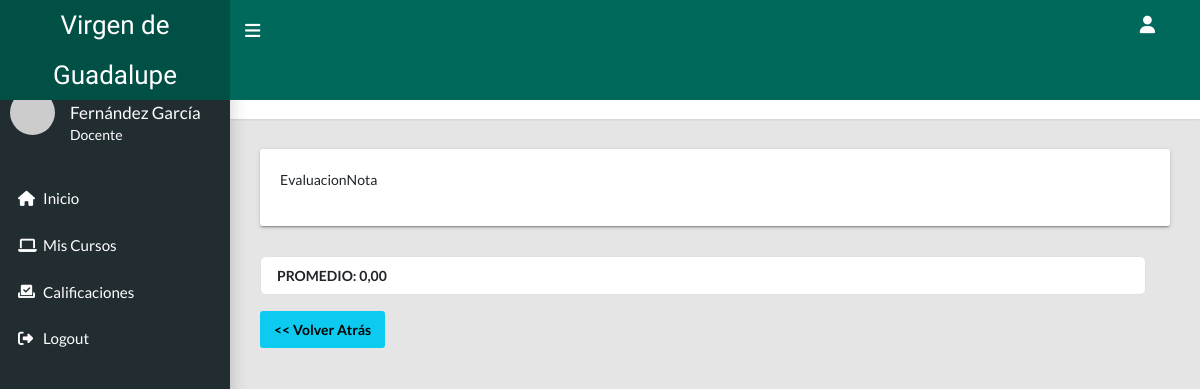
The app's page /profesor/list-notas.php?alumno=4&curso=6 (signed in), older data.
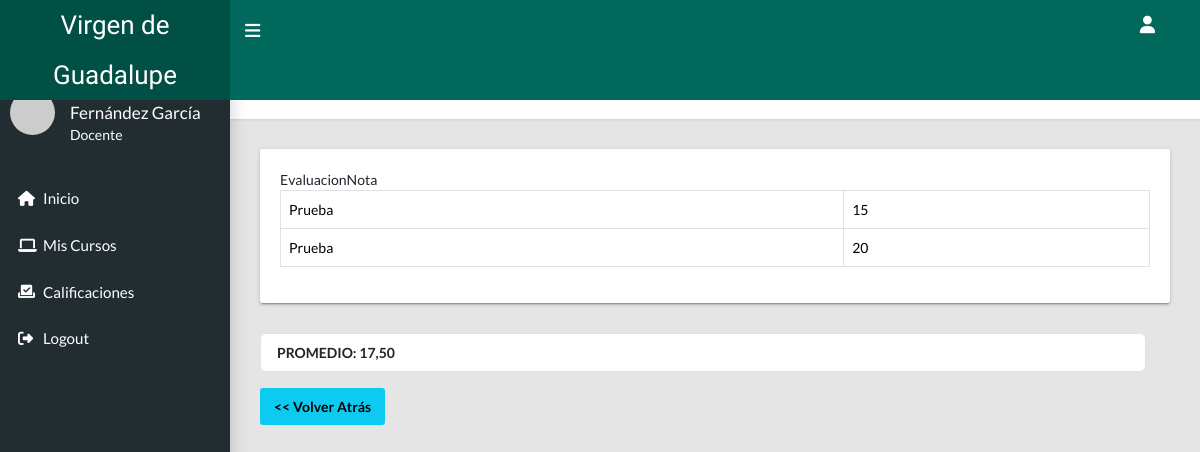
The same page, newer data.
### tables this page shows
CREATE TABLE `notas` (
  `nota_id` int(11) NOT NULL,
  `ev_entregada_id` int(11) NOT NULL,
  `valor_nota` int(11) NOT NULL,
  `fecha` datetime NOT NULL DEFAULT current_timestamp()
);

CREATE TABLE `evaluaciones` (
  `evaluacion_id` int(11) NOT NULL,
  `nombre_evaluacion` varchar(100) NOT NULL,
  `descripcion` varchar(255) NOT NULL,
  `fecha` date NOT NULL,
  `porcentaje` varchar(100) NOT NULL,
  `contenido_id` int(11) NOT NULL
);

### profesor/includes/funciones.php (called while the page is built, shortened)
<?php
function promedio($alumno){
    global $pdo;
    $promedio = 0;
    $sqlCantNotas = "SELECT COUNT(valor_nota) as numero FROM notas as n
        INNER JOIN ev_entregadas as eve ON n.ev_entregada_id = eve.ev_entregada_id
        WHERE eve.alumno_id = ?";
    $queryCantNotas = $pdo->prepare($sqlCantNotas);
    $queryCantNotas->execute(array($alumno));
    $cantNotas = 0;
    if($row = $queryCantNotas->fetch()){
        $cantNotas = $row['numero'];
    }
    $sqlNotas = "SELECT valor_nota FROM notas as n
        INNER JOIN ev_entregadas as eve ON n.ev_entregada_id = eve.ev_entregada_id
        WHERE eve.alumno_id = ?";
    $queryNotas = $pdo->prepare($sqlNotas);
    $queryNotas->execute(array($alumno));
    while($row = $queryNotas->fetch()){
        $promedio += $row['valor_nota'];
    }
    if($cantNotas > 0){
        return $promedio / $cantNotas;
    } else {
        return 0;
    }
}
function formato($cantidad){
    $cantidad = number_format($cantidad, 2, ',', '.');
    return $cantidad;
}
?>

### profesor/list-notas.php (the view, shortened to what this page needs)
<?php
if(!empty($_GET['curso']) && !empty($_GET['alumno'])){
    $curso = $_GET['curso'];
    $alumno = $_GET['alumno'];
}else{
    header("location: profesor/");
    exit;
}
require_once 'includes/header.php';
require_once '../includes/conexion.php';
require_once 'includes/funciones.php';
$sql = "SELECT * FROM notas as n
        INNER JOIN ev_entregadas as eve ON n.ev_entregada_id = eve.ev_entregada_id
        INNER JOIN alumnos as a ON eve.alumno_id = a.alumno_id
        INNER JOIN evaluaciones as ev ON eve.evaluacion_id = ev.evaluacion_id
        INNER JOIN contenidos as c ON ev.contenido_id = c.contenido_id
        INNER JOIN profesor_grado as pg ON c.pg_id = pg.pg_id
        WHERE a.alumno_id = ? AND pg.pg_id = ?";
$query = $pdo->prepare($sql);
$query->execute(array($alumno, $curso));
$row = $query->rowCount();
?>
<main class="app-content">
      <div class="app-title">
        <div>
          <h1><i class="bi bi-speedometer"></i> Notas Cargadas</h1>
        </div>
        <ul class="app-breadcrumb breadcrumb">
          <li class="breadcrumb-item"><i class="fa-solid fa-house"></i></li>
          <li class="breadcrumb-item"><a href="#">Contenidos a Evaluar</a></li>
        </ul>
      </div>
      <div class="row">
        <div class="col-md-12">
            <div class="tile">
                <div class="title-body">
                    <div class="table-responsive">
                        <table class="table table-bordered">
                            <tbody>
                                <?php if($row>0){
                                    while($data = $query->fetch()){
                                ?>
                                <tr>
                                    <td><?= $data['nombre_evaluacion']; ?></td>
                                    <td><?= $data['valor_nota']; ?></td>
                                </tr>
                            <?php }} ?>
                            </tbody>
                        </table>
                    </div>
                </div>
            </div>
      </div>
      <div class="row">
        <div class="col-lg-12">
            <div class="bs-component">
                <ul class="list-group">
                    <li class="list-group-item"><span class="tag tag-default tag-pill float-xs-right"><strong>PROMEDIO: <?= formato(promedio($alumno)); ?></strong></span></li>
                </ul>
            </div>
        </div>
      </div>
      <div class="mt-3">
        <a href="index.php" class="btn btn-info"><< Volver Atrás</a>
      </div>
    </main>
<?php
require_once 'includes/footer.php';
?>

Row changes from the older to the newer data that the page shows:
added notas: evaluaciones.nombre_evaluacion "Prueba", valor_nota "15"
added notas: evaluaciones.nombre_evaluacion "Prueba", valor_nota "20"
Text that changed along with them:
formato(promedio($alumno)): "0,00" → "17,50"
